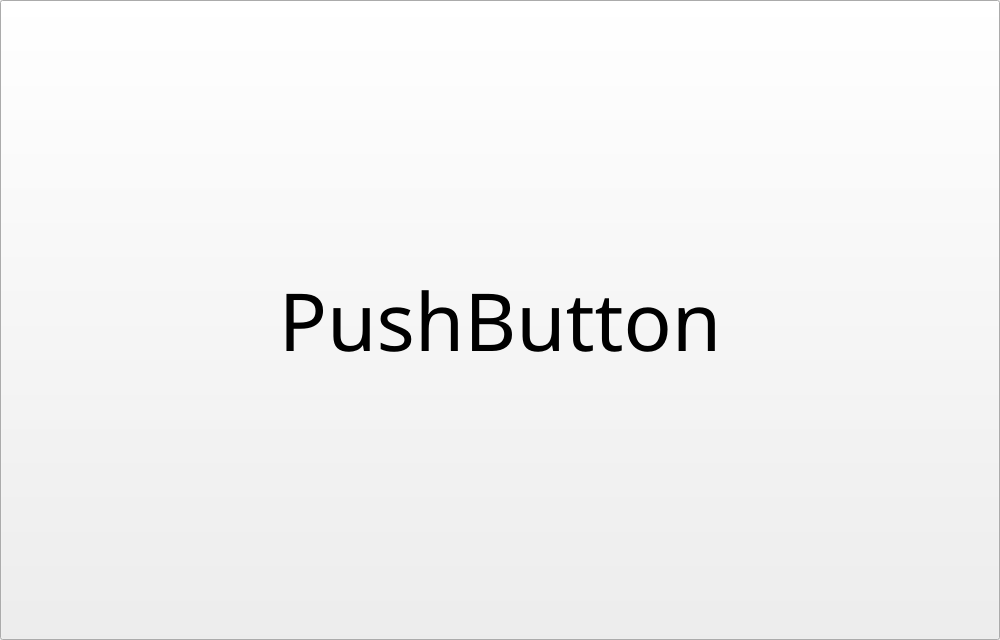
<?xml version="1.0" encoding="UTF-8"?>
<ui version="4.0">
 <class>AccesGranted</class>
 <widget class="QWidget" name="AccesGranted">
  <property name="geometry">
   <rect>
    <x>0</x>
    <y>0</y>
    <width>1000</width>
    <height>640</height>
   </rect>
  </property>
  <property name="windowTitle">
   <string>Form</string>
  </property>
  <widget class="QPushButton" name="button">
   <property name="enabled">
    <bool>true</bool>
   </property>
   <property name="geometry">
    <rect>
     <x>0</x>
     <y>0</y>
     <width>1000</width>
     <height>640</height>
    </rect>
   </property>
   <property name="font">
    <font>
     <family>Franklin Gothic Demi</family>
     <pointsize>60</pointsize>
    </font>
   </property>
   <property name="cursor">
    <cursorShape>BlankCursor</cursorShape>
   </property>
   <property name="tabletTracking">
    <bool>false</bool>
   </property>
   <property name="accessibleName">
    <string notr="true"/>
   </property>
   <property name="autoFillBackground">
    <bool>false</bool>
   </property>
   <property name="styleSheet">
    <string notr="true"/>
   </property>
   <property name="text">
    <string>PushButton</string>
   </property>
   <property name="shortcut">
    <string notr="true"/>
   </property>
   <property name="checkable">
    <bool>false</bool>
   </property>
   <property name="autoDefault">
    <bool>false</bool>
   </property>
   <property name="default">
    <bool>false</bool>
   </property>
   <property name="flat">
    <bool>false</bool>
   </property>
  </widget>
 </widget>
 <resources/>
 <connections/>
</ui>
